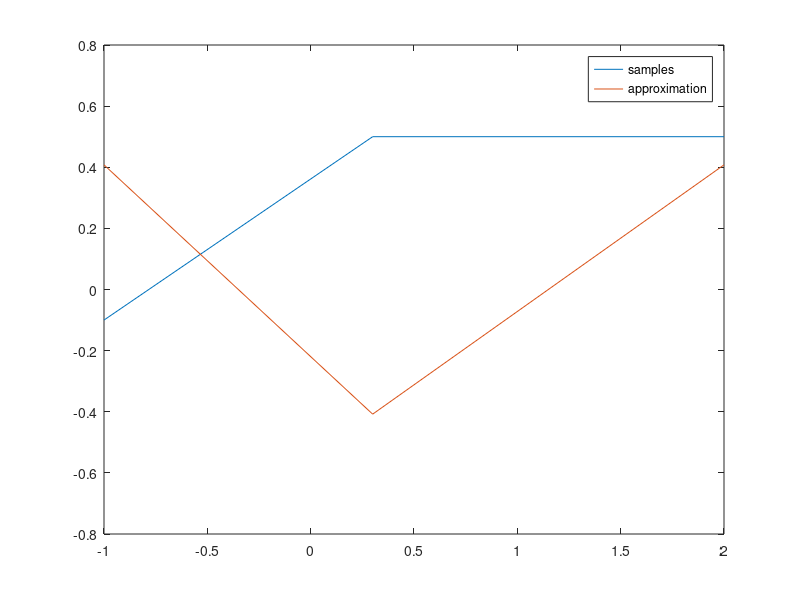
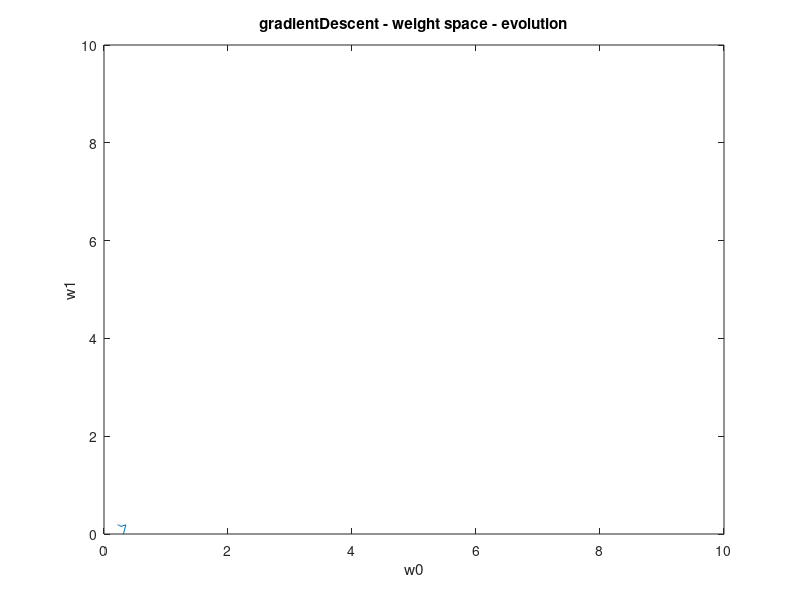
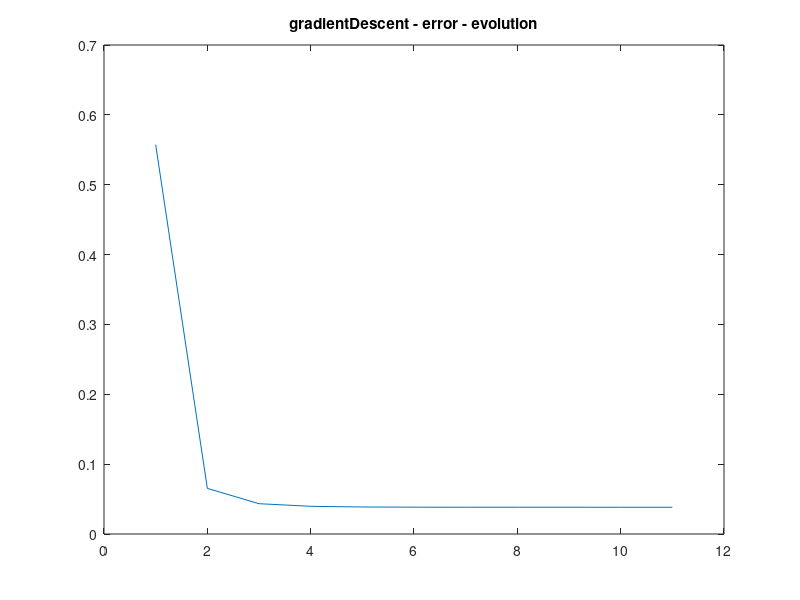
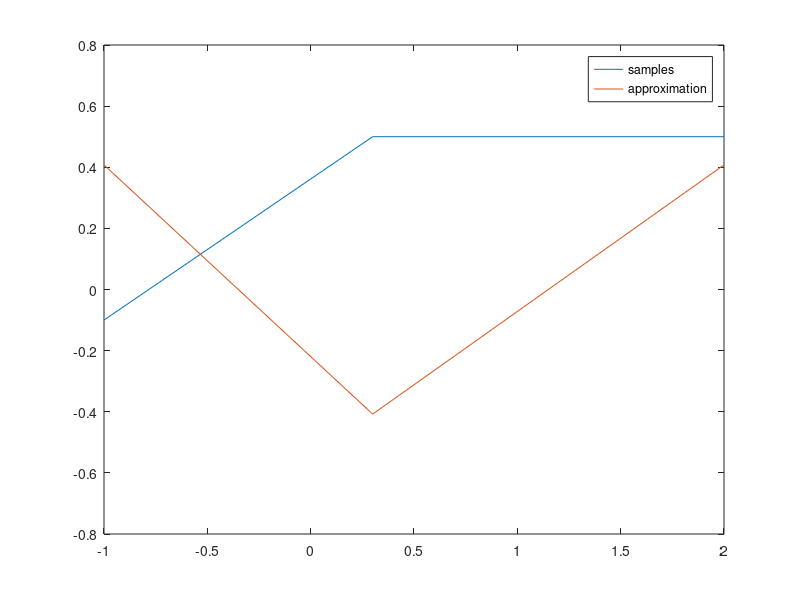

MATLAB code to generate these figures, in order:
#! /usr/bin/octave -qf

#
# Here we are comparing 3 different learning algorithms,
# demonstrated on a simple perceptron.
# i)   gradient decsent
# ii)  line-search
# iii) conjugate gradient descent
#


# X' = transposed(X)


# Weight vector: w[0=>threshold, 1=>input-weight]
global wInit = 0.5;
global w = [0.0; 0.0]

# Output vector: t[trainingSampleId]
global t = [-0.1, 0.5, 0.5]

# Input matrix: X[trainingSampleId][0=>bias, 1=>input]
global input = [-1.0, 0.3, 2.0]
global X = [1.0, 1.0, 1.0; input]


# Returns the neuron's output/activity
function _y = y(x, w)
	yVec = w' * x
	_y = yVec(1) + yVec(2)
endfunction

#function _error = error(y, t)
#	_error = 0.5 * (y - t)^2
#endfunction

# the training error
function _Error = Error()
	global X
	global w
	global t
	_Error = 0.5 * sumsq(w' * X - t);
endfunction

# H = 2XX'
function _H = H()
	global X
	_H = 2 * X * X';
endfunction

# Returns the gradient for the current error
function _gradient = gradient()
	global w
	global X
	global t
	b = -2 * X * t';
	_gradient = H() * w + b;
endfunction

#################################

global w0
global w1
global e

function learn_init()
	global wInit;
	global w;
	global w0;
	global w1;
	global e;

	w(1) = unifrnd(-wInit, wInit);
	w(2) = unifrnd(-wInit, wInit);

	# save w0/1 for plotting
	w0 = [w(1)];
	w1 = [w(2)];

	e  = [Error()];
endfunction

# 1a) Gradient Descent
function learn_gradientDescent()
	global w;
	global w0;
	global w1;
	global e;

	iterations = 10;
	rate = 0.1;
	for i = 1:iterations
		g = gradient();
		w = w - rate * g;
		w0(end+1) = w(1);
		w1(end+1) = w(2);
		e(end+1)  = Error();
	endfor
endfunction

# 1b) Line search
function learn_lineSearch()
	global w;
	global w0;
	global w1;
	global e;

	iterations = 15;
	for i = 1:iterations
		g = gradient();
		alpha = - (g' * g) / (g' * H() * g);
		w = w + alpha * g;
		w0(end+1) = w(1);
		w1(end+1) = w(2);
		e(end+1)  = Error();
	endfor
endfunction

# 1c) Conjugate Gradient
function learn_conjugateGradient()
	global w;
	global w0;
	global w1;
	global e;

	gold = gradient();
	w = -gold;
	d = -gold;
	iterations = 20;
	for i = 1:iterations
		alpha = -(d' * gold) / (d' * H() * d);
		w = w + alpha * d;
		gnew = gradient();
		if (1 == 0)
			break;
		endif
		beta = -(gnew' * gnew) / (gold' * gold);
		d = gnew + beta * d;
		gold = gnew;

		w0(end+1) = w(1);
		w1(end+1) = w(2);
		e(end+1)  = Error();
	endfor
endfunction


function plotLearningResults(methodName)
	global input;
	global X;
	global t;
	global w;
	global w0;
	global w1;
	global e;

	# Plot the samples vs the approximation
	output = t
	approxOutput = [y(X(1), w), y(X(2), w), y(X(3), w)]
	title(strcat(methodName, " - target space - samples and approximation"))
	plot(input, [output; approxOutput])
	legend(["samples"; "approximation"]);
	print(strcat(methodName, "_approximation.png"), "-dpng")

	# Plot the weights evolution over the iteration steps
	plot(w0, w1)
	title(strcat(methodName, " - weight space - evolution"))
	xlabel("w0");
	ylabel("w1");
	axis([0 10 0 10])
	#legend("uiae");
	print(strcat(methodName, "_weightsEvolution.png"), "-dpng")

	# Plot the error evolution over the iteration steps
	plot(e)
	title(strcat(methodName, " - error - evolution"))
	print(strcat(methodName, "_errorsEvolution.png"), "-dpng")
endfunction


learn_init()
learn_gradientDescent()
plotLearningResults("gradientDescent")

learn_init()
learn_lineSearch()
plotLearningResults("lineSearch")

learn_init()
learn_conjugateGradient()
plotLearningResults("conjugateGradient")
